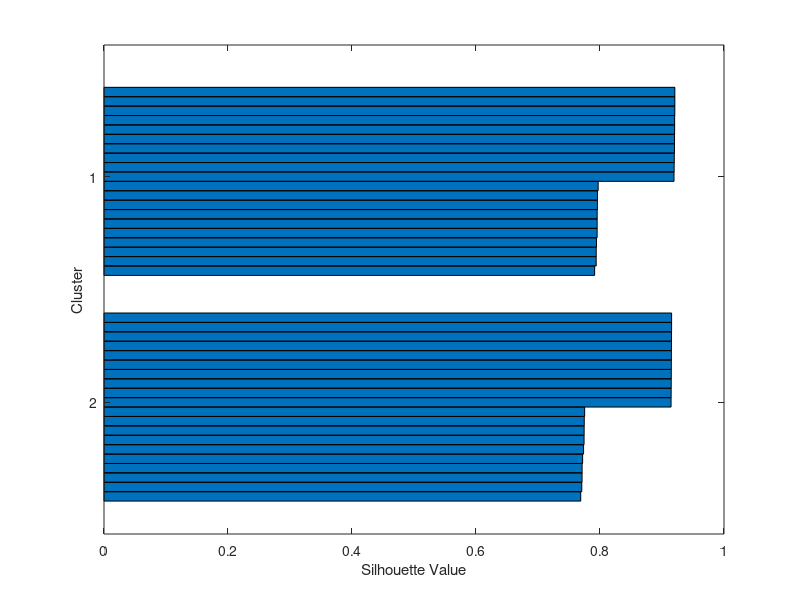
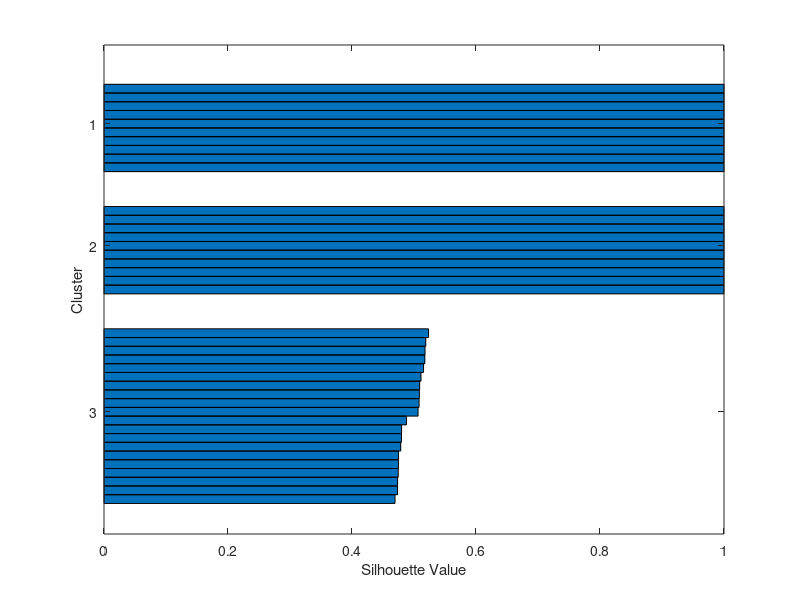
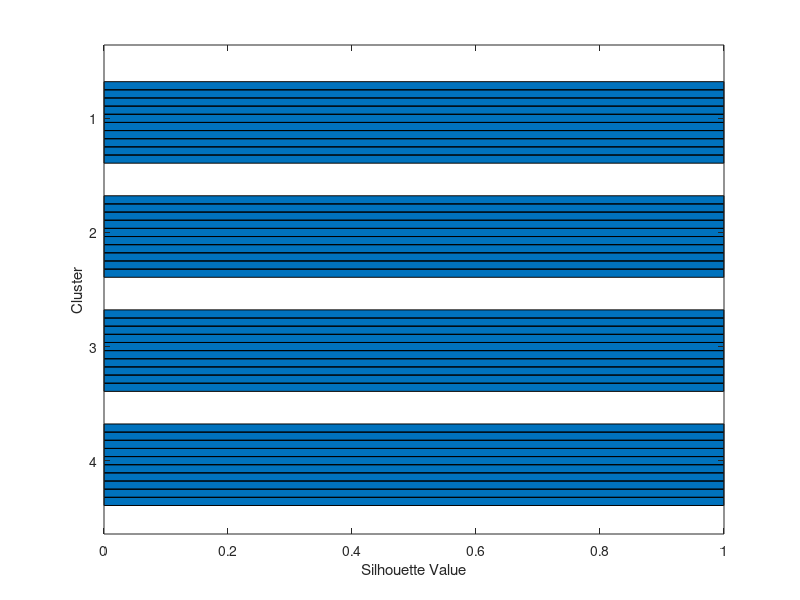
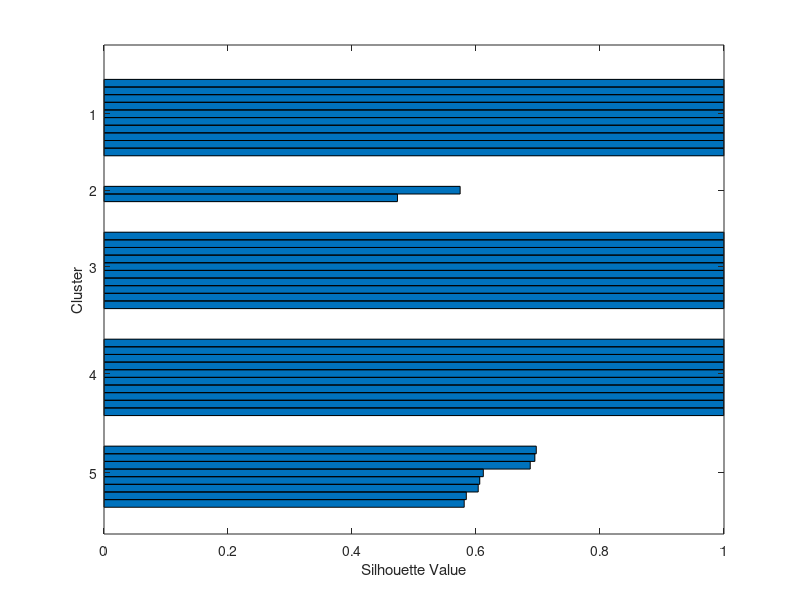

Write MATLAB code to recreate these figures, in order.
rng(0,'twister');

for j = 1:1:9
   up_synthetic_values(:,j) = [25-1].*rand(1000,1) ;
   down_synthetic_values(:,j) = [50-26].*rand(1000,1) +26 ;
   right_synthetic_values(:,j) = [75-51].*rand(1000,1) + 51;
   left_synthetic_values(:,j) = [100-76].*rand(1000,1) +76;
end

%% 1-feature mean, median, rms, std extract



for i = 1:1:10
    for j = 1:1:9
        mean_values(i,j) = mean(up_synthetic_values([(((i*100) - 100)+1):(i*100)],j));
        mean_values(i+10,j) = mean(down_synthetic_values([(((i*100) - 100)+1):(i*100)],j));
        mean_values(i+20,j) = mean(right_synthetic_values([(((i*100) - 100)+1):(i*100)],j));
        mean_values(i+30,j) = mean(left_synthetic_values([(((i*100) - 100)+1):(i*100)],j));
        
        median_values(i,j) = median(up_synthetic_values([(((i*100) - 100)+1):(i*100)],j));
        median_values(i+10,j) = median(down_synthetic_values([(((i*100) - 100)+1):(i*100)],j));
        median_values(i+20,j) = median(right_synthetic_values([(((i*100) - 100)+1):(i*100)],j));
        median_values(i+30,j) = median(left_synthetic_values([(((i*100) - 100)+1):(i*100)],j));
        
        min_values(i,j) = min(up_synthetic_values([(((i*100) - 100)+1):(i*100)],j));
        min_values(i+10,j) = min(down_synthetic_values([(((i*100) - 100)+1):(i*100)],j));
        min_values(i+20,j) = min(right_synthetic_values([(((i*100) - 100)+1):(i*100)],j));
        min_values(i+30,j) = min(left_synthetic_values([(((i*100) - 100)+1):(i*100)],j));
        
        rms_values(i,j) = rms(up_synthetic_values([(((i*100) - 100)+1):(i*100)],j));
        rms_values(i+10,j) = rms(down_synthetic_values([(((i*100) - 100)+1):(i*100)],j));
        rms_values(i+20,j) = rms(right_synthetic_values([(((i*100) - 100)+1):(i*100)],j));
        rms_values(i+30,j) = rms(left_synthetic_values([(((i*100) - 100)+1):(i*100)],j));
        
    end
end

for i = 1:1:10
    [idx_synthetic_mean(:,i),C_synthetic_mean{i}] = kmeans(mean_values,i);
    [idx_synthetic_median(:,i),C_synthetic_median{i}] = kmeans(median_values,i);
    [idx_synthetic_min(:,i),C_synthetic_min{i}] = kmeans(min_values,i);
    [idx_synthetic_rms(:,i),C_synthetic_rms{i}] = kmeans(rms_values,i);
end

%clearvars idx_synthetic_mean;
%clearvars C_synthetic_mean;

for i = 1:1:10
    figure;
    %silhouette(mean_values,idx_synthetic_mean(:,i));
    %silhouette(median_values,idx_synthetic_median(:,i));
    silhouette(min_values,idx_synthetic_min(:,i));
    %silhouette(rms_values,idx_synthetic_rms(:,i));
end


%% 4-features clustering /silhouette values mean/median/min/rms

k=1;
for i = 1:4:40
    for j = 1:1:9
        values4fea(i,j) = mean(up_synthetic_values([(((k*100) - 100)+1):(k*100)],j));
        values4fea(i+1,j) = median(up_synthetic_values([(((k*100) - 100)+1):(k*100)],j));
        values4fea(i+2,j) = min(up_synthetic_values([(((k*100) - 100)+1):(k*100)],j));
        values4fea(i+3,j) = rms(up_synthetic_values([(((k*100) - 100)+1):(k*100)],j));
        
        values4fea(i+40,j) = mean(down_synthetic_values([(((k*100) - 100)+1):(k*100)],j));
        values4fea(i+41,j) = median(down_synthetic_values([(((k*100) - 100)+1):(k*100)],j));
        values4fea(i+42,j) = min(down_synthetic_values([(((k*100) - 100)+1):(k*100)],j));
        values4fea(i+43,j) = rms(down_synthetic_values([(((k*100) - 100)+1):(k*100)],j));
        
        
        values4fea(i+80,j) = mean(right_synthetic_values([(((k*100) - 100)+1):(k*100)],j));
        values4fea(i+81,j) = median(right_synthetic_values([(((k*100) - 100)+1):(k*100)],j));
        values4fea(i+82,j) = min(right_synthetic_values([(((k*100) - 100)+1):(k*100)],j));
        values4fea(i+83,j) = rms(right_synthetic_values([(((k*100) - 100)+1):(k*100)],j));
        
        
        values4fea(i+120,j) = mean(left_synthetic_values([(((k*100) - 100)+1):(k*100)],j));
        values4fea(i+121,j) = median(left_synthetic_values([(((k*100) - 100)+1):(k*100)],j));
        values4fea(i+122,j) = min(left_synthetic_values([(((k*100) - 100)+1):(k*100)],j));
        values4fea(i+123,j) = rms(left_synthetic_values([(((k*100) - 100)+1):(k*100)],j));

    end
    k=k+1;
end

for i = 1:1:10
    [idx_synthetic_values4fea(:,i),C_synthetic_values4fea{i}] = kmeans(values4fea,i);
end

% for i = 1:1:10
%     figure;
%     silhouette(values4fea,idx_synthetic_values4fea(:,i));
% end

eva_4feat = evalclusters(values4fea,idx_synthetic_values4fea,'silhouette');

%%
clearvars idx_synthetic_values4fea;
clearvars values4fea;

%% 3-features clustering /silhouette values median/min/rms


k=1;
for i = 1:3:30
    for j = 1:1:9
        values3fea(i,j) = median(up_synthetic_values([(((k*100) - 100)+1):(k*100)],j));
        values3fea(i+1,j) = rms(up_synthetic_values([(((k*100) - 100)+1):(k*100)],j));
        values3fea(i+2,j) = min(up_synthetic_values([(((k*100) - 100)+1):(k*100)],j));        
        
        values3fea(i+30,j) = median(down_synthetic_values([(((k*100) - 100)+1):(k*100)],j));
        values3fea(i+31,j) = rms(down_synthetic_values([(((k*100) - 100)+1):(k*100)],j));
        values3fea(i+32,j) = min(down_synthetic_values([(((k*100) - 100)+1):(k*100)],j));       
        
        values3fea(i+60,j) = median(right_synthetic_values([(((k*100) - 100)+1):(k*100)],j));
        values3fea(i+61,j) = rms(right_synthetic_values([(((k*100) - 100)+1):(k*100)],j));
        values3fea(i+62,j) = min(right_synthetic_values([(((k*100) - 100)+1):(k*100)],j));
        
        values3fea(i+90,j) = median(left_synthetic_values([(((k*100) - 100)+1):(k*100)],j));
        values3fea(i+91,j) = rms(left_synthetic_values([(((k*100) - 100)+1):(k*100)],j));
        values3fea(i+92,j) = min(left_synthetic_values([(((k*100) - 100)+1):(k*100)],j));
    end
    k=k+1;
end

for i = 1:1:10
    [idx_synthetic_values3fea(:,i),C_synthetic_values3fea{i}] = kmeans(values3fea,i);
end
% 
% for i = 1:1:10
%     figure;
%     silhouette(values3fea,idx_synthetic_values3fea(:,i));
% end

eva_median_min_rms = evalclusters(values3fea,idx_synthetic_values3fea,'silhouette');
%%
clearvars idx_synthetic_values3fea;
clearvars values3fea;

%% 3-features clustering /silhouette values mean/rms/min


k=1;
for i = 1:3:30
    for j = 1:1:9
        values3fea(i,j) = rms(up_synthetic_values([(((k*100) - 100)+1):(k*100)],j));
        values3fea(i+1,j) = mean(up_synthetic_values([(((k*100) - 100)+1):(k*100)],j));
        values3fea(i+2,j) = min(up_synthetic_values([(((k*100) - 100)+1):(k*100)],j));        
        
        values3fea(i+30,j) = rms(down_synthetic_values([(((k*100) - 100)+1):(k*100)],j));
        values3fea(i+31,j) = mean(down_synthetic_values([(((k*100) - 100)+1):(k*100)],j));
        values3fea(i+32,j) = min(down_synthetic_values([(((k*100) - 100)+1):(k*100)],j));       
        
        values3fea(i+60,j) = rms(right_synthetic_values([(((k*100) - 100)+1):(k*100)],j));
        values3fea(i+61,j) = mean(right_synthetic_values([(((k*100) - 100)+1):(k*100)],j));
        values3fea(i+62,j) = min(right_synthetic_values([(((k*100) - 100)+1):(k*100)],j));
        
        values3fea(i+90,j) = rms(left_synthetic_values([(((k*100) - 100)+1):(k*100)],j));
        values3fea(i+91,j) = mean(left_synthetic_values([(((k*100) - 100)+1):(k*100)],j));
        values3fea(i+92,j) = min(left_synthetic_values([(((k*100) - 100)+1):(k*100)],j));
    end
    k=k+1;
end

for i = 1:1:10
    [idx_synthetic_values3fea(:,i),C_synthetic_values3fea{i}] = kmeans(values3fea,i);
end

% for i = 1:1:10
%     figure;
%     silhouette(values3fea,idx_synthetic_values3fea(:,i));
% end

eva_mean_rms_min = evalclusters(values3fea,idx_synthetic_values3fea,'silhouette');
%%
clearvars idx_synthetic_values3fea;
clearvars values3fea;

%% 3-features clustering /silhouette values mean/median/min


k=1;
for i = 1:3:30
    for j = 1:1:9
        values3fea(i,j) = median(up_synthetic_values([(((k*100) - 100)+1):(k*100)],j));
        values3fea(i+1,j) = mean(up_synthetic_values([(((k*100) - 100)+1):(k*100)],j));
        values3fea(i+2,j) = min(up_synthetic_values([(((k*100) - 100)+1):(k*100)],j));        
        
        values3fea(i+30,j) = median(down_synthetic_values([(((k*100) - 100)+1):(k*100)],j));
        values3fea(i+31,j) = mean(down_synthetic_values([(((k*100) - 100)+1):(k*100)],j));
        values3fea(i+32,j) = min(down_synthetic_values([(((k*100) - 100)+1):(k*100)],j));       
        
        values3fea(i+60,j) = median(right_synthetic_values([(((k*100) - 100)+1):(k*100)],j));
        values3fea(i+61,j) = mean(right_synthetic_values([(((k*100) - 100)+1):(k*100)],j));
        values3fea(i+62,j) = min(right_synthetic_values([(((k*100) - 100)+1):(k*100)],j));
        
        values3fea(i+90,j) = median(left_synthetic_values([(((k*100) - 100)+1):(k*100)],j));
        values3fea(i+91,j) = mean(left_synthetic_values([(((k*100) - 100)+1):(k*100)],j));
        values3fea(i+92,j) = min(left_synthetic_values([(((k*100) - 100)+1):(k*100)],j));
    end
    k=k+1;
end

for i = 1:1:10
    [idx_synthetic_values3fea(:,i),C_synthetic_values3fea{i}] = kmeans(values3fea,i);
end
% 
% for i = 1:1:10
%     figure;
%      silhouette(values3fea,idx_synthetic_values3fea(:,i));
% end

eva_median_mean_min = evalclusters(values3fea,idx_synthetic_values3fea,'silhouette');

%%
clearvars idx_synthetic_values3fea;
clearvars values3fea;

%%













